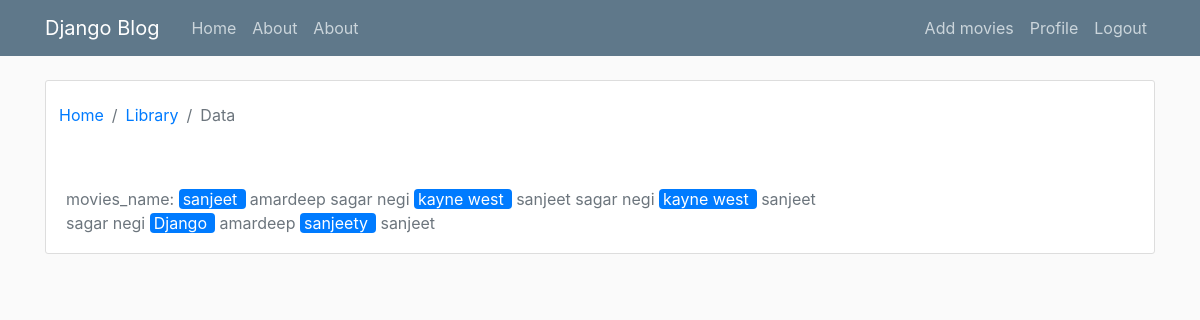
/writer/shivam (signed in), run on the app's committed database.
### movies_list/models.py (models this page shows, shortened)
class Movies_list(models.Model):
	movies_id=models.AutoField(primary_key=True)
	name=models.CharField(max_length=50)
	genre=models.ManyToManyField(Genre_list)
	cast=models.ManyToManyField(Cast_list)
	director=models.ManyToManyField(Director_list)
	writer=models.ManyToManyField(Writer_list)
	awards=models.ManyToManyField(Award_list)
	country=models.ForeignKey(Country_list, on_delete=models.PROTECT)
	story_line=models.TextField(default='')
	cost=models.PositiveIntegerField(default=0)
	release_date=models.DateTimeField( blank=False,null=False)
	created_at=models.DateTimeField(default=timezone.now)
	language=models.ManyToManyField(Language_list)
	imdb_rating=models.FloatField()
	imdb_link=models.TextField()
	trailer_link=models.TextField()
	views=models.PositiveIntegerField(default=0)
	likes=models.PositiveIntegerField(default=0)
	dislike=models.PositiveIntegerField(default=0)
	ratting=models.FloatField(default=0.0)
	tags=models.TextField()
	Quality=models.ForeignKey(Quality_list,on_delete=models.PROTECT)
	movies_user_id=models.ForeignKey(User, on_delete=models.PROTECT)
	movies_type=models.ForeignKey(Movies_type_list,on_delete=models.PROTECT)
	movies_thumbnail=models.ImageField(default='thumbnail.jpg',upload_to='movies_pics')
	class Meta:
		verbose_name_plural='movies'

class Cast_list(models.Model):
	cast_id=models.AutoField(primary_key=True)
	cast_name=models.CharField(max_length=50)
	cast_image=models.ImageField(default='cast.jpg',upload_to='cast_pics')
	class Meta:
		verbose_name_plural='Cast'

### movies_list/views.py (the view)
# urls.py: path("writer/<str:writer_name>",Writer_detail,name="writer-detail"),
def Writer_detail(request,writer_name):
	writer_details=Movies_list.objects.filter(writer__writer_name=writer_name)
	context={
		"x":writer_details,
	}
	return render(request,"movies_list/writer_details.html",context)

### movies_list/Templates/movies_list/writer_details.html (shortened to what this page needs)
{% extends "users/base.html" %}
{% load crispy_forms_tags %}
{% block content %}
    <div class="content-section ">
        <div class="row ">
            <nav aria-label="breadcrumb ">
              <ol class="breadcrumb  mx-2 px-0 my-1.5 bg-white">
                <li class="breadcrumb-item"><a href="{%url 'movies-index'%}">Home</a></li>
                <li class="breadcrumb-item"><a href="#">Library</a></li>
                <li class="breadcrumb-item active" aria-current="page">Data</li>
              </ol>
            </nav>
        </div>
        <div class="row ">
            <div class="col-md-9   my-2">
                <p class="pd-0 m-0  rounded text-secondary">movies_name: {%for movies in x %}{% if not forloop.first %} {% endif %}<a class="no-underline" href="{%url 'movies-detail' movies_id=movies.movies_id %}"><span class="bg-primary rounded px-1 text-white mr-1">{{movies.name|join:""}} </span></a>{% for cast in movies.cast.all %}
                  {{ cast.cast_name }}{% endfor %}{%endfor%}
                </p>
            </div>
        </div>
    </div>
{% endblock content %}

### users/static/css/main.css (style rules this page uses)
body { background: #fafafa; color: #333333; margin-top: 5rem; }
.content-section { background: #ffffff; padding: 10px 20px; border: 1px solid #dddddd; border-radius: 3px; margin-bottom: 20px; }

### data on the page
Movies_list: name "sanjeet"
Cast_list: cast_name "amardeep"
Cast_list: cast_name "sagar negi"
Movies_list: name "kayne west"
Cast_list: cast_name "sanjeet"
Movies_list: name "kayne west"
Movies_list: name "Django"
Movies_list: name "sanjeety"
